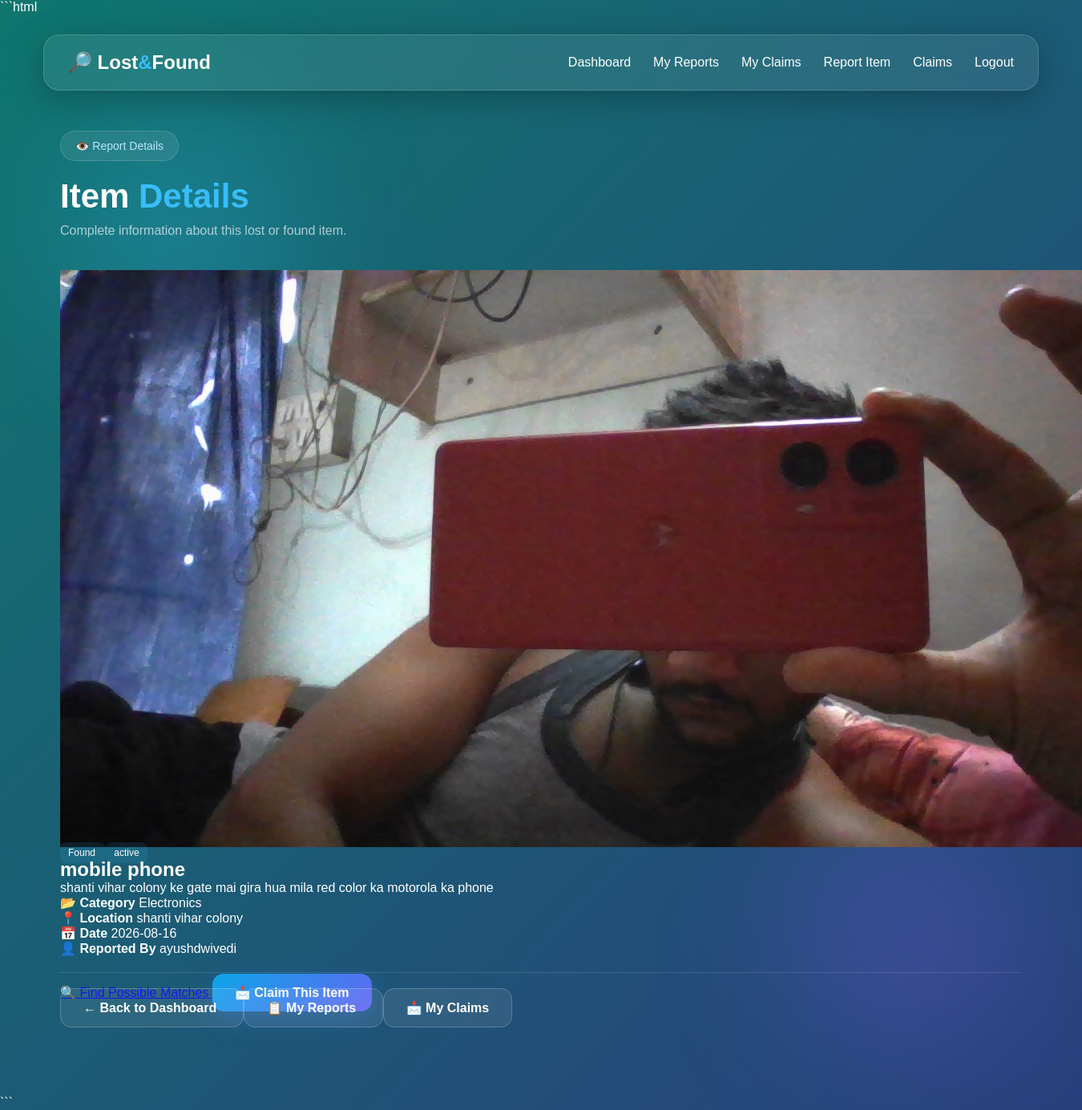
/report-details/11 (signed in), run on the app's committed database.
### tables this page shows
CREATE TABLE items (

            id INTEGER PRIMARY KEY AUTOINCREMENT,

            user_id INTEGER NOT NULL,

            item_type TEXT NOT NULL,

            item_name TEXT NOT NULL,

            category TEXT NOT NULL,

            description TEXT,

            location TEXT NOT NULL,

            item_date TEXT NOT NULL,

            image TEXT,

            status TEXT DEFAULT 'active',

            created_at TIMESTAMP
            DEFAULT CURRENT_TIMESTAMP, contact_info TEXT,

            FOREIGN KEY (user_id)
            REFERENCES users(id)
        );

CREATE TABLE users (
            id INTEGER PRIMARY KEY AUTOINCREMENT,
            name TEXT NOT NULL,
            email TEXT UNIQUE NOT NULL,
            password TEXT NOT NULL,
            created_at TIMESTAMP DEFAULT CURRENT_TIMESTAMP
        , role TEXT DEFAULT 'user', profile_image TEXT, phone TEXT, profile_photo TEXT);

### app.py (the view)
@app.route("/report-details/<int:item_id>")
def report_details(item_id):
    if "user_id" not in session:
        return redirect(
            url_for("login")
        )
    connection = get_db_connection()
    item = connection.execute(
        """
        SELECT
            items.*,
            users.name AS reporter_name
        FROM items

        JOIN users
            ON items.user_id = users.id

        WHERE items.id = ?
        """,
        (item_id,)
    ).fetchone()
    connection.close()
    if not item:
        return "Report not found!"
    return render_template(
        "report_details.html",
        item=item
    )

### database.py (called while the page is built)
def get_db_connection():
    connection = sqlite3.connect("lost_found.db")
    connection.row_factory = sqlite3.Row
    return connection

### templates/report_details.html (shortened to what this page needs)
<!DOCTYPE html>
<html lang="en">
<head>
    <link rel="stylesheet" href="{{ url_for('static', filename='css/style.css') }}">
</head>
<body>
    <div class="glow glow-one"></div>
    <div class="glow glow-two"></div>
    <nav class="navbar">
        <div class="logo">
            🔎 Lost<span>&</span>Found
        </div>
        <div class="nav-links">
            <a href="/dashboard">
                Dashboard
            </a>
            <a href="/my-reports">
                My Reports
            </a>
            <a href="/my-claims">
                My Claims
            </a>
            <a href="/report">
                Report Item
            </a>
            <a href="/claims">
                Claims
            </a>
            <a href="/logout">
                Logout
            </a>
        </div>
    </nav>
    <main class="dashboard">
        <div class="dashboard-header">
            <div>
                <div class="badge">
                    👁️ Report Details
                </div>
                <h1>
                    Item <span>Details</span>
                </h1>
                <p>
                    Complete information about this lost or found item.
                </p>
            </div>
        </div>
        <div class="details-card">
            {% if item["image"] %}
            <div class="details-image">
                <img src="{{ url_for('static', filename='uploads/' + item['image']) }}" alt="{{ item['item_name'] }}">
            </div>
            {% endif %}
            <div class="details-content">
                <div class="details-status">
                    <span class="item-type">
                        {{ item["item_type"] }}
                    </span>
                    {% if item["status"] == "recovered" %}
                    <span class="item-status recovered-label">
                        ✅ Recovered
                    </span>
                    {% else %}
                    <span class="item-status">
                        {{ item["status"] }}
                    </span>
                    {% endif %}
                </div>
                <h2>
                    {{ item["item_name"] }}
                </h2>
                <p class="details-description">
                    {{ item["description"] or
                    "No description provided." }}
                </p>
                <div class="details-info">
                    <div>
                        <strong>
                            📂 Category
                        </strong>
                        <span>
                            {{ item["category"] }}
                        </span>
                    </div>
                    <div>
                        <strong>
                            📍 Location
                        </strong>
                        <span>
                            {{ item["location"] }}
                        </span>
                    </div>
                    <div>
                        <strong>
                            📅 Date
                        </strong>
                        <span>
                            {{ item["item_date"] }}
                        </span>
                    </div>
                    <div>
                        <strong>
                            👤 Reported By
                        </strong>
                        <span>
                            {{ item["reporter_name"] }}
                        </span>
                    </div>
                </div>
                {% if item["user_id"] == session["user_id"] %}
                <div class="report-actions">
                    <a href="{{ url_for('edit_report', item_id=item['id']) }}" class="edit-btn">
                        ✏️ Edit Report
                    </a>
                    {% if item["status"] != "recovered" %}
                    <a href="{{ url_for('matches', item_id=item['id']) }}" class="details-btn">
                        🔍 Find Possible Matches
                    </a>
                    {% endif %}
                    {% if item["status"] != "recovered" %}
                    <form action="{{ url_for('recover_report', item_id=item['id']) }}" method="POST">
                        <button type="submit" class="recover-btn"
                            onclick="return confirm('Mark this report as recovered?');">
                            ✅ Mark as Recovered
                        </button>
                    </form>
                    {% else %}
                    <span class="recovered-label">
                        ✅ This Item Is Recovered
                    </span>
                    {% endif %}
                    <form action="{{ url_for('delete_report', item_id=item['id']) }}" method="POST">
                        <button type="submit" class="delete-btn"
                            onclick="return confirm('Are you sure you want to delete this report?');">
                            🗑️ Delete Report
                        </button>
                    </form>
                </div>
                <!-- =========================
                     OTHER USER ACTIONS
                ========================== -->
                {% else %}
                <div class="report-actions">
                    {% if item["status"] != "recovered" %}
                    <a href="{{ url_for('matches', item_id=item['id']) }}" class="details-btn">
                        🔍 Find Possible Matches
                    </a>
                    <a href="{{ url_for('claim_item', item_id=item['id']) }}" class="primary-btn">
                        📩 Claim This Item
                    </a>
                    {% else %}
                    <span class="recovered-label">
                        🔒 This Item Has Already Been Recovered
                    </span>
                    {% endif %}
                </div>
                {% endif %}
                <div class="details-navigation">
                    <a href="/dashboard" class="secondary-btn">
                        ← Back to Dashboard
                    </a>
                    <a href="/my-reports" class="secondary-btn">
                        📋 My Reports
                    </a>
                    <a href="/my-claims" class="secondary-btn">
                        📩 My Claims
                    </a>
                </div>
            </div>
        </div>
    </main>
</body>
</html>

### static/css/style.css (style rules this page uses)
* { margin: 0; padding: 0; box-sizing: border-box; }
body { min-height: 100vh; font-family: Arial, sans-serif; color: white; background: linear-gradient(-45deg, #0f172a, #172554, #312e81, #0f766e); background-size: 400% 400%; animation: gradientMove 12s ease infinite; overflow-x: hidden; }
.glow { position: fixed; width: 300px; height: 300px; border-radius: 50%; filter: blur(90px); opacity: 0.25; pointer-events: none; z-index: 0; }
.glow-one { background: #38bdf8; top: 10%; left: 5%; animation: floatOne 8s infinite ease-in-out; }
.glow-two { background: #8b5cf6; right: 5%; bottom: 5%; animation: floatTwo 10s infinite ease-in-out; }
.navbar { width: 92%; height: 70px; margin: 25px auto; padding: 0 30px; display: flex; align-items: center; justify-content: space-between; position: relative; z-index: 5; background: rgba(255, 255, 255, 0.08); backdrop-filter: blur(15px); -webkit-backdrop-filter: blur(15px); border: 1px solid rgba(255, 255, 255, 0.15); border-radius: 20px; box-shadow: 0 10px 40px rgba(0, 0, 0, 0.25); }
.logo { font-size: 24px; font-weight: bold; }
.logo span { color: #38bdf8; }
.nav-links { display: flex; align-items: center; gap: 28px; }
.nav-links a { color: white; text-decoration: none; transition: 0.3s; }
.badge { display: inline-block; padding: 10px 18px; border-radius: 50px; background: rgba(255, 255, 255, 0.08); border: 1px solid rgba(255, 255, 255, 0.15); color: #bae6fd; font-size: 14px; }
.primary-btn, .secondary-btn { padding: 15px 28px; border-radius: 14px; text-decoration: none; font-weight: bold; transition: 0.3s; }
.primary-btn { color: white; background: linear-gradient(135deg, #0ea5e9, #6366f1); box-shadow: 0 10px 30px rgba(59, 130, 246, 0.3); }
.secondary-btn { color: white; background: rgba(255, 255, 255, 0.08); border: 1px solid rgba(255, 255, 255, 0.2); }
.dashboard { width: 90%; max-width: 1200px; margin: 50px auto 100px; position: relative; z-index: 2; }
.dashboard-header { display: flex; align-items: center; justify-content: space-between; gap: 25px; margin-bottom: 40px; }
.dashboard-header h1 { font-size: 42px; margin: 20px 0 10px; }
.dashboard-header h1 span { color: #38bdf8; }
.dashboard-header p { color: rgba(255, 255, 255, 0.65); }
.item-type, .item-status { padding: 6px 10px; border-radius: 8px; font-size: 12px; background: rgba(56, 189, 248, 0.12); }
.report-actions { margin-top: 20px; }
.report-actions { margin-top: 20px; padding-top: 15px; border-top: 1px solid rgba(255, 255, 255, 0.12); }

### data on the page
items: image (picture), item_type "Found", status "active", item_name "mobile phone", description "shanti vihar colony ke gate mai gira hua mila red color ka motorola ka phone", category "Electronics", location "shanti vihar colony", item_date "2026-08-16"
users: reporter_name "ayushdwivedi"
